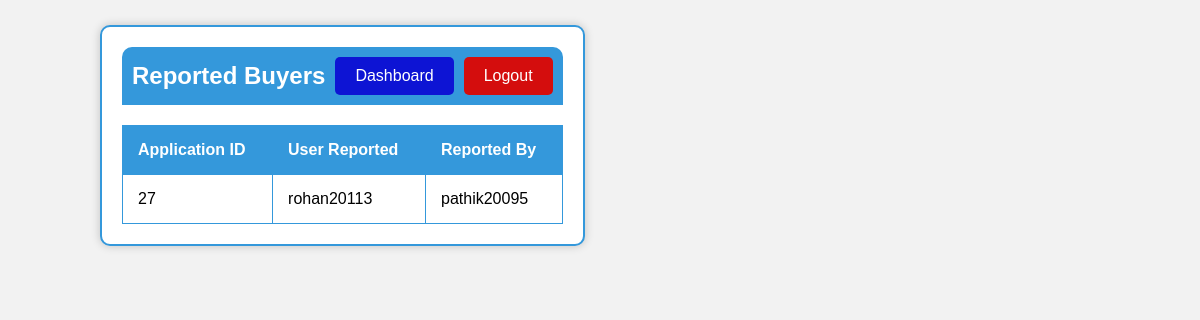
The page /reported_buyers_list (signed in) on the database its author committed.
### project_app/models.py (models this page shows)
class ReportedBuyer(models.Model):
    application_id = models.DecimalField(decimal_places=0, max_digits=10, null = False, blank = False, default = False)
    buyer = models.CharField(max_length=30,  null= False, blank=False, default = False)
    seller = models.CharField(max_length=30,  null= False, blank=False, default = False)

### project_app/views.py (the view)
# urls.py: path("reported_buyers_list", views.reported_buyers_list, name = "reported_buyers_list_page"),
def reported_buyers_list(request):
    username = request.session.get('username')
    if(request.session.get('email_kyc') is None):
            return redirect('logout_page')
    if(username is None):
        return redirect('login_page')
    return render(request, 'reported_buyer.html', context = {'reports': ReportedBuyer.objects.all()})

### project_app/templates/reported_buyer.html (shortened to what this page needs)
<!DOCTYPE html>
<html>
<head>
</head>
<body>
    <div class="container">
        <div class="navbar">
            <h2>Reported Buyers</h2>
            <a class="dashboard-button" href="/admin_dashboard">Dashboard</a>
            <a class="logout-button" href="/logout">Logout</a>
        </div>
        <table>
            <thead>
                <tr>
                    <th>Application ID</th>
                    <th>User Reported</th>
                    <th>Reported By</th>
                </tr>
            </thead>
            <tbody>
                {% for report in reports %}
                <tr>
                    <td>{{ report.application_id }}</td>
                    <td>{{ report.buyer }}</td>
                    <td>{{ report.seller }}</td>
                </tr>
                {% endfor %}
            </tbody>
        </table>
    </div>
</body>
</html>

### project_app/templates/reported_buyer.html (style rules this page uses)
body { font-family: Arial, sans-serif; background-color: #f2f2f2; margin: 0; padding: 0; height: fit-content; width: fit-content; }
.container { max-width: 1200px; margin: 25px; margin-left:100px; padding: 20px; border: 2px solid #3498db; background-color: #fff; box-shadow: 0px 0px 10px rgba(0, 0, 0, 0.2); border-radius: 10px; }
.navbar { display: flex; justify-content: space-between; align-items: center; background-color: #3498db; padding: 10px; border-radius: 10px 10px 0 0; }
.navbar h2 { color: #fff; margin: 0; }
.dashboard-button { background-color: #0d14d4; color: #fff; border: none; padding: 10px 20px; font-size: 16px; border-radius: 5px; cursor: pointer; text-decoration: none; margin-left: 10px; }
.logout-button { background-color: #d40d0d; color: #fff; border: none; padding: 10px 20px; font-size: 16px; border-radius: 5px; cursor: pointer; text-decoration: none; margin-left: 10px; }
table { width: 100%; border-collapse: collapse; margin-top: 20px; }
table, th, td { border: 1px solid #3498db; }
th, td { padding: 15px; text-align: left; }
th { background-color: #3498db; color: #fff; }

### rows shown on the page
ReportedBuyer: application_id "27", buyer "rohan20113", seller "pathik20095"
